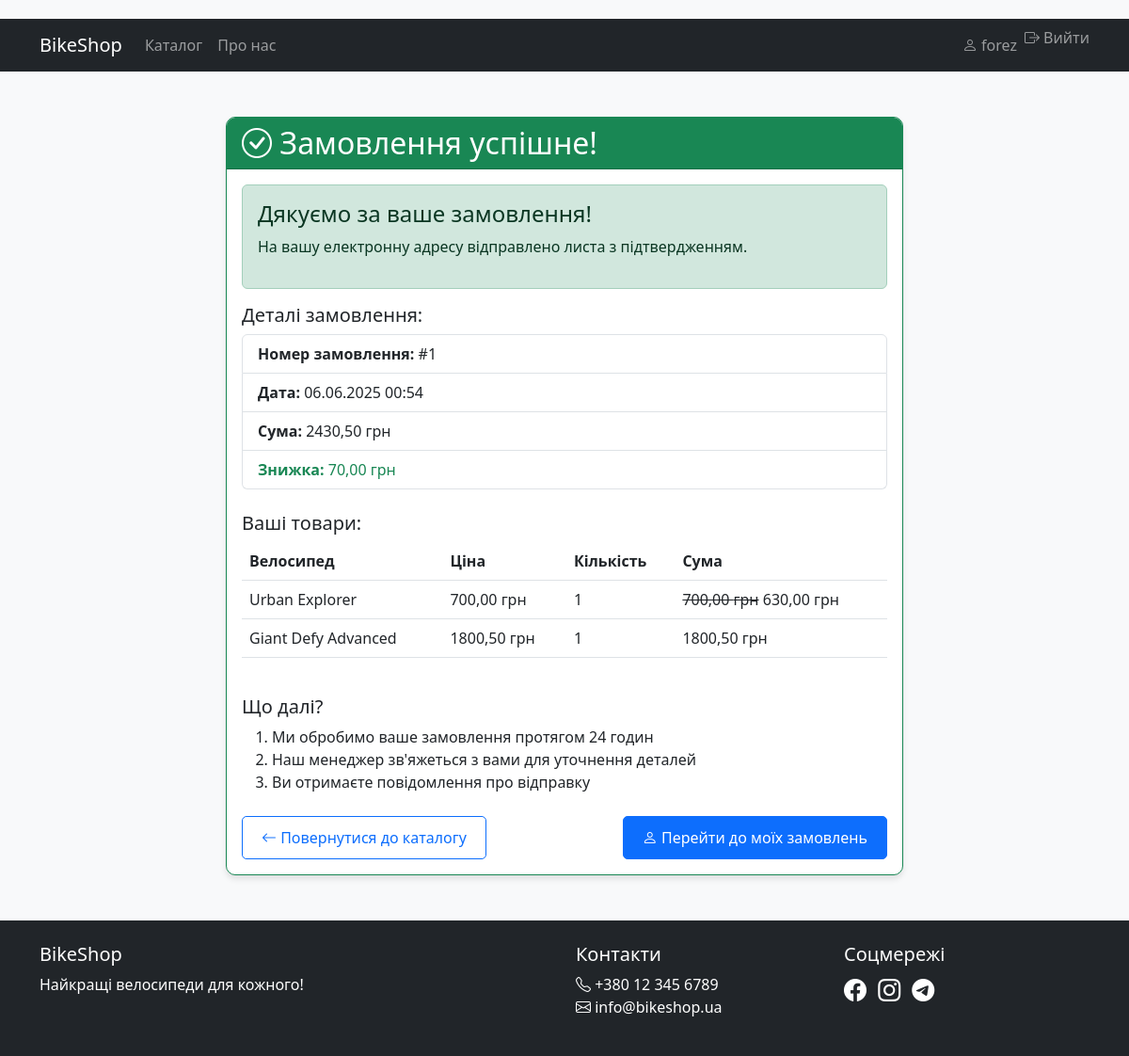
Page /orders/1/success/ (signed in) on the committed database.
### shop/models.py (models this page shows, shortened)
class Order(models.Model):
    STATUS_CHOICES = [
        ('new', 'Нове'),
        ('processing', 'В обробці'),
        ('shipped', 'Відправлено'),
        ('delivered', 'Доставлено'),
        ('canceled', 'Скасовано'),
    ]
    user = models.ForeignKey(User, on_delete=models.CASCADE)
    created_at = models.DateTimeField(auto_now_add=True)
    status = models.CharField(max_length=20, choices=STATUS_CHOICES, default='new')
    tracking_number = models.CharField(max_length=50, blank=True, null=True)
    total = models.DecimalField(max_digits=10, decimal_places=2, default=0)
    discount = models.DecimalField(max_digits=10, decimal_places=2, default=0)
    discount_percent = models.PositiveIntegerField(default=0)
    success_handled = models.BooleanField(default=False)
    completed = models.BooleanField(default=False)

class OrderItem(models.Model):
    order = models.ForeignKey(Order, related_name='items', on_delete=models.CASCADE)
    bike = models.ForeignKey(Bike, on_delete=models.CASCADE)
    quantity = models.PositiveIntegerField(default=1)
    price = models.DecimalField(max_digits=10, decimal_places=2)
    discount = models.DecimalField(max_digits=10, decimal_places=2, default=0)
    def get_total(self) -> Decimal:
        return self.quantity * self.price - self.discount

class Bike(models.Model):
    name = models.CharField(max_length=100)
    bike_type = models.ForeignKey(BikeType, on_delete=models.CASCADE)
    price = models.DecimalField(max_digits=10, decimal_places=2)
    description = models.TextField()
    image = models.ImageField(upload_to='bikes/')
    in_stock = models.BooleanField(default=True)

### shop/views.py (the view)
# urls.py: path('orders/<int:order_id>/success/', views.order_success, name='order_success'),
@login_required
def order_success(request, order_id):
    order = get_object_or_404(Order, pk=order_id, user=request.user)
    if not order.success_handled:
        send_order_confirmation_email(order)
        update_inventory(order)
        notify_admin(order)
        order.success_handled = True
        order.save()
    return render(request, 'shop/order_success.html', {'order': order})

### shop/templates/shop/order_success.html (shortened to what this page needs)
{% extends 'base.html' %}
{% block content %}
<div class="container my-5">
    <div class="row justify-content-center">
        <div class="col-lg-8">
            <div class="card border-success">
                <div class="card-header bg-success text-white">
                    <h2 class="mb-0"><i class="bi bi-check-circle"></i> Замовлення успішне!</h2>
                </div>
                <div class="card-body">
                    <div class="alert alert-success">
                        <h4 class="alert-heading">Дякуємо за ваше замовлення!</h4>
                        <p>На вашу електронну адресу відправлено листа з підтвердженням.</p>
                    </div>
                    <div class="order-details mb-4">
                        <h5>Деталі замовлення:</h5>
                        <ul class="list-group">
                            <li class="list-group-item">
                                <strong>Номер замовлення:</strong> #{{ order.id }}
                            </li>
                            <li class="list-group-item">
                                <strong>Дата:</strong> {{ order.created_at|date:"d.m.Y H:i" }}
                            </li>
                            <li class="list-group-item">
                                <strong>Сума:</strong> {{ order.total|floatformat:2 }} грн
                            </li>
                            {% if order.discount > 0 %}
                            <li class="list-group-item text-success">
                                <strong>Знижка:</strong> {{ order.discount|floatformat:2 }} грн
                            </li>
                            {% endif %}
                        </ul>
                    </div>
                    <div class="order-items mb-4">
                        <h5>Ваші товари:</h5>
                        <div class="table-responsive">
                            <table class="table">
                                <thead>
                                    <tr>
                                        <th>Велосипед</th>
                                        <th>Ціна</th>
                                        <th>Кількість</th>
                                        <th>Сума</th>
                                    </tr>
                                </thead>
                                <tbody>
                                    {% for item in order.items.all %}
                                    <tr>
                                        <td>{{ item.bike.name }}</td>
                                        <td>{{ item.price|floatformat:2 }} грн</td>
                                        <td>{{ item.quantity }}</td>
                                        <td>
                                            {% if item.discount and item.discount > 0 %}
                                                <s>{{ item.price|floatformat:2 }} грн</s>
                                                {{ item.get_total|floatformat:2 }} грн
                                            {% else %}
                                                {{ item.get_total|floatformat:2 }} грн
                                            {% endif %}
                                        </td>
                                    </tr>
                                    {% endfor %}
                                </tbody>
                            </table>
                        </div>
                    </div>
                    <div class="next-steps">
                        <h5>Що далі?</h5>
                        <ol>
                            <li>Ми обробимо ваше замовлення протягом 24 годин</li>
                            <li>Наш менеджер зв'яжеться з вами для уточнення деталей</li>
                            <li>Ви отримаєте повідомлення про відправку</li>
                        </ol>
                        <div class="d-flex justify-content-between mt-4">
                            <a href="{% url 'shop:bike_list' %}" class="btn btn-outline-primary">
                                <i class="bi bi-arrow-left"></i> Повернутися до каталогу
                            </a>
                            <a href="{% url 'profile' %}" class="btn btn-primary">
                                <i class="bi bi-person"></i> Перейти до моїх замовлень
                            </a>
                        </div>
                    </div>
                </div>
            </div>
        </div>
    </div>
</div>
{% endblock %}

### shop/templates/base.html (shortened to what this page needs)
<!DOCTYPE html>
<html lang="uk">
<head>
    <link href="https://cdn.jsdelivr.net/npm/bootstrap@5.3.0/dist/css/bootstrap.min.css" rel="stylesheet" />
    <link rel="stylesheet" href="https://cdn.jsdelivr.net/npm/bootstrap-icons@1.10.0/font/bootstrap-icons.css" />
    {% load static %}
    <link rel="stylesheet" href="{% static 'css/styles.css' %}" />
</head>
<body>
    <nav class="navbar navbar-expand-lg navbar-dark bg-dark">
        <div class="container">
            <a class="navbar-brand" href="{% url 'shop:home' %}">BikeShop</a>
            <div class="collapse navbar-collapse" id="navbarNav">
                <ul class="navbar-nav me-auto mb-2 mb-lg-0">
                    <li class="nav-item">
                        <a class="nav-link" href="{% url 'shop:bike_list' %}">Каталог</a>
                    </li>
                    <li class="nav-item">
                        <a class="nav-link" href="#" role="button" tabindex="0" aria-disabled="true">Про нас</a>
                    </li>
                </ul>
                <ul class="navbar-nav">
                    {% if user.is_authenticated %}
                    <li class="nav-item">
                        <a class="nav-link" href="{% url 'profile' %}">
                            <i class="bi bi-person"></i> {{ user.username }}
                        </a>
                    </li>
                    <li class="nav-item">
                        <form method="post" action="{% url 'logout' %}" class="d-inline">
                            <button
                                type="submit"
                                class="nav-link btn btn-link p-0"
                                style="border: none; background: none;"
                            >
                                <i class="bi bi-box-arrow-right"></i> Вийти
                            </button>
                        </form>
                    </li>
                    {% endif %}
                </ul>
            </div>
        </div>
    </nav>
    <div class="container mt-4">
        {% block content %}{% endblock %}
    </div>
    <footer class="bg-dark text-white mt-5 py-4">
        <div class="container">
            <div class="row">
                <div class="col-md-6">
                    <h5>BikeShop</h5>
                    <p>Найкращі велосипеди для кожного!</p>
                </div>
                <div class="col-md-3">
                    <h5>Контакти</h5>
                    <ul class="list-unstyled">
                        <li><i class="bi bi-telephone"></i> +380 12 345 6789</li>
                        <li><i class="bi bi-envelope"></i> info@bikeshop.ua</li>
                    </ul>
                </div>
                <div class="col-md-3">
                    <h5>Соцмережі</h5>
                    <div class="social-links">
                        <a href="#" class="text-white me-2" aria-label="Facebook"><i class="bi bi-facebook"></i></a>
                        <a href="#" class="text-white me-2" aria-label="Instagram"><i class="bi bi-instagram"></i></a>
                        <a href="#" class="text-white me-2" aria-label="Telegram"><i class="bi bi-telegram"></i></a>
                    </div>
                </div>
            </div>
        </div>
    </footer>
</body>
</html>

### static/css/styles.css (style rules this page uses)
body { background-color: #f8f9fa; padding-top: 20px; }
.card { transition: transform 0.2s ease, box-shadow 0.2s ease; border-radius: 10px; overflow: hidden; box-shadow: 0 4px 6px rgba(0, 0, 0, 0.1); }
.social-links a { font-size: 1.5rem; transition: color 0.2s ease; }
.btn { border-radius: 5px; padding: 10px 20px; }

### rows in the picture
Order: id "1", created_at "06.06.2025 00:54", total "2430,50", discount "70,00"
OrderItem: bike.name "Urban Explorer", price "700,00", quantity "1", get_total "630,00"
OrderItem: bike.name "Giant Defy Advanced", price "1800,50", quantity "1", get_total "1800,50"

### other values in the picture
{{ user.username }} "forez"
